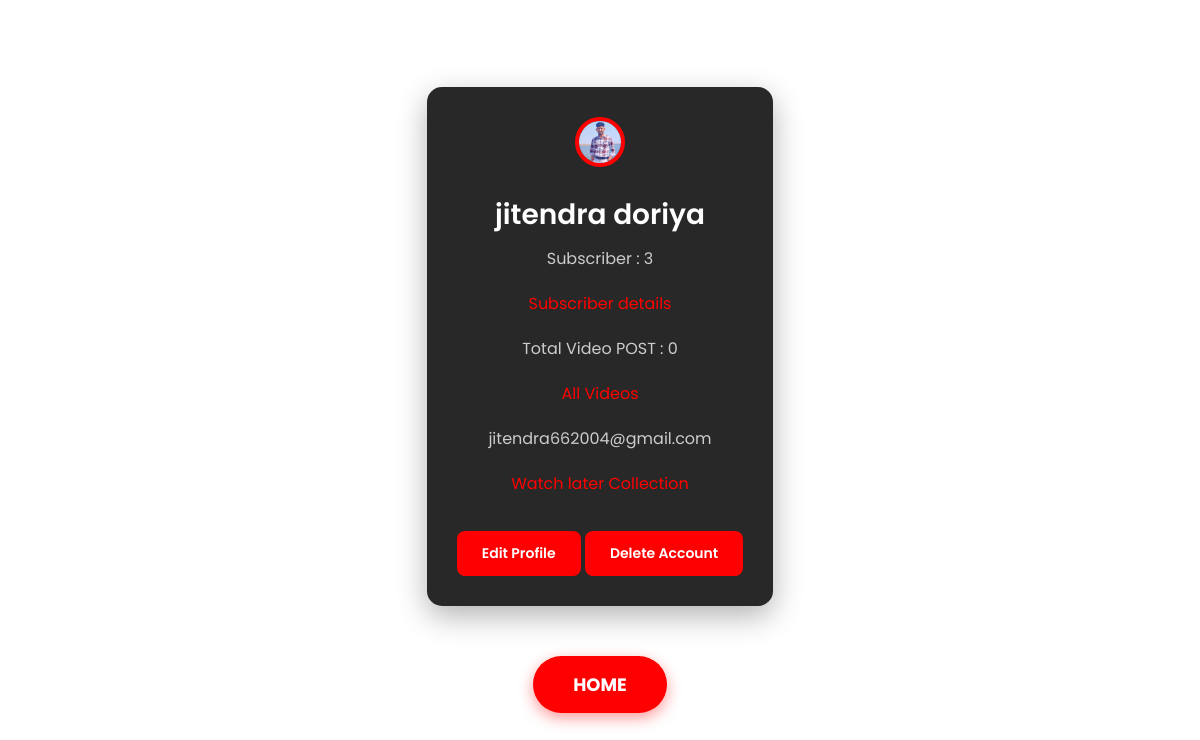
The page /profile (signed in) on the database its author committed.
### video_app/models.py (models this page shows, shortened)
class User(models.Model):
    photo=models.ImageField(upload_to='dp',blank=True,null=True)
    username = models.CharField(max_length=150, unique=True)
    email = models.EmailField(unique=True)
    password = models.CharField(max_length=128)
    otp=models.IntegerField(blank=True,null=True)

### video_app/views.py (the view)
# urls.py: path("profile",profile,name="profile"),
def profile(request):
    data=User.objects.get(email=request.session['email'])
    u=Subscription.objects.filter(channle=data).count()
    v=Video.objects.filter(user=data).count()
    context={
        'data':data,
        'u':u,
        'v':v
    }
    return render(request,'profile.html',context)

### video_app/templates/profile.html (shortened to what this page needs)
<!DOCTYPE html>
<html lang="en">
<head>
</head>
<body>
    <div style="display: flex;flex-direction: column;">
        <div class="profile-container">
            <a href="{%  url 'edit' %}"><img src="{{data.photo}}" style="width:50px;height:50px" alt="User Profile"></a>
            <h2>{{data.username}}</h2>
            <p>Subscriber : {{u}}</p>
            <p>
                <a href="{% url 'subscriber_Details' %}" style="color:red;text-decoration: none;">Subscriber details</a>
            </p>
            <p>Total Video POST : {{v}}</p>
            <p><a href="{% url 'show_all_post' %}" style="color:red;text-decoration: none;">All Videos</a></p>
            <p>{{data.email}}</p>
            <p><a href="{% url 'show_watch_letter' %}" style="color:red;text-decoration: none;">Watch later
                    Collection</a></p>
            <a href="{% url 'edit'%}" class="btn">Edit Profile</a>
            <a href="{% url 'delete_account' data.id %}" class="btn" style="Margin-top:5%">Delete Account </a>
        </div>
        <div class="home-container">
            <a href="{% url 'index' %}" class="home-btn">HOME</a>
        </div>
    </div>
</body>
</html>

### video_app/templates/profile.html (style rules this page uses)
* { margin: 0; padding: 0; box-sizing: border-box; }
body { font-family: 'Poppins', sans-serif; background-color: white; display: flex; justify-content: center; align-items: center; min-height: 100vh; padding: 20px; color: #fff; }
.profile-container { background: #282828; width: 500px; width: 100%; border-radius: 15px; box-shadow: 0 10px 30px rgba(0, 0, 0, 0.3); padding: 30px; text-align: center; transition: transform 0.3s ease; }
.profile-container img { width: 120px; height: 120px; border-radius: 50%; border: 4px solid #FF0000; margin-bottom: 20px; }
.profile-container h2 { font-size: 28px; font-weight: 600; color: #fff; margin-bottom: 10px; }
.profile-container p { font-size: 16px; color: #ccc; margin-bottom: 20px; }
.profile-container .btn { display: inline-block; padding: 12px 25px; background-color: #FF0000; color: #fff; text-decoration: none; border-radius: 8px; font-weight: 600; font-size: 14px; transition: background 0.3s ease, transform 0.3s ease; }
.home-container { margin-top: 50px; text-align: center; }
.home-btn { display: inline-block; padding: 15px 40px; font-size: 18px; font-weight: bold; color: #fff; background-color: #FF0000; border: none; border-radius: 30px; text-decoration: none; transition: all 0.3s ease; box-shadow: 0 5px 15px rgba(255, 0, 0, 0.4); }

### rows shown on the page
User: photo (picture), username "jitendra doriya", email "jitendra662004@gmail.com"

### other values the page prints
{{ u }} "3"
{{ v }} "0"
